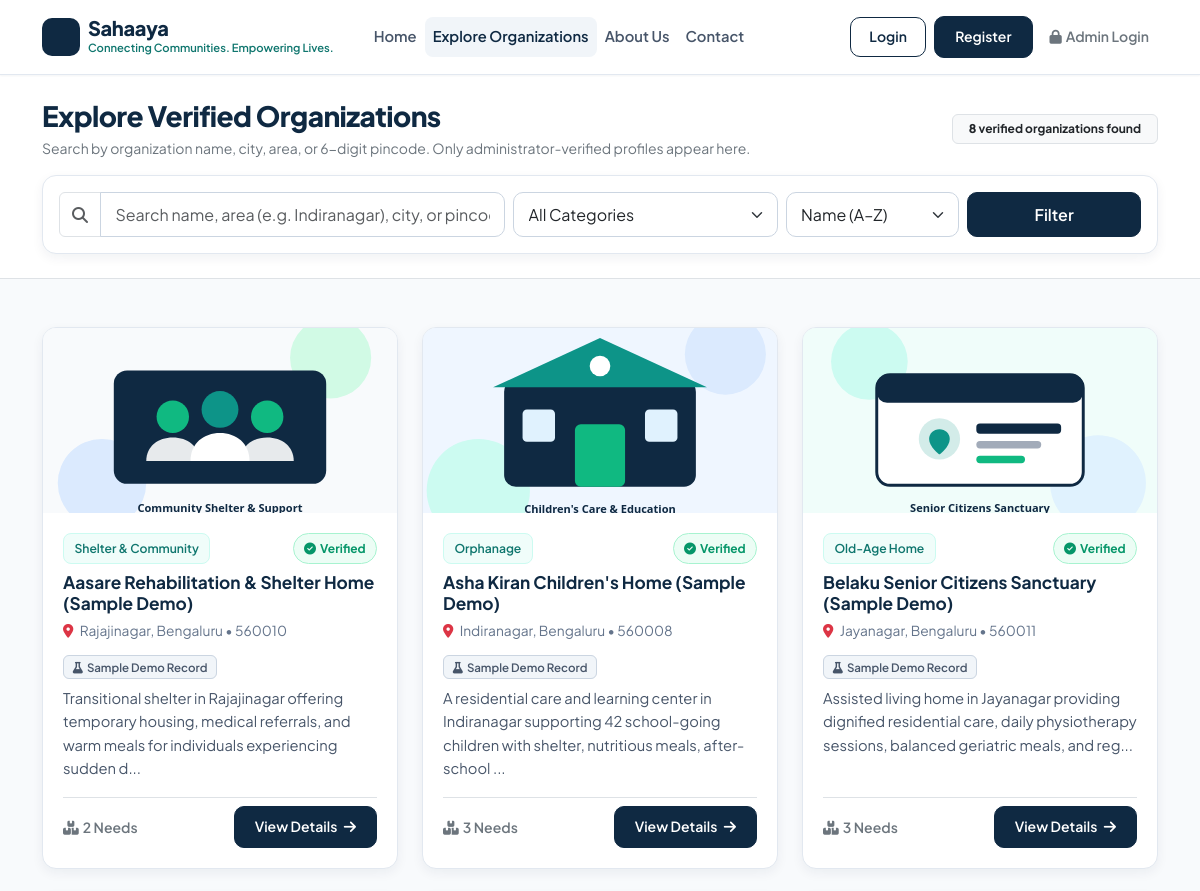
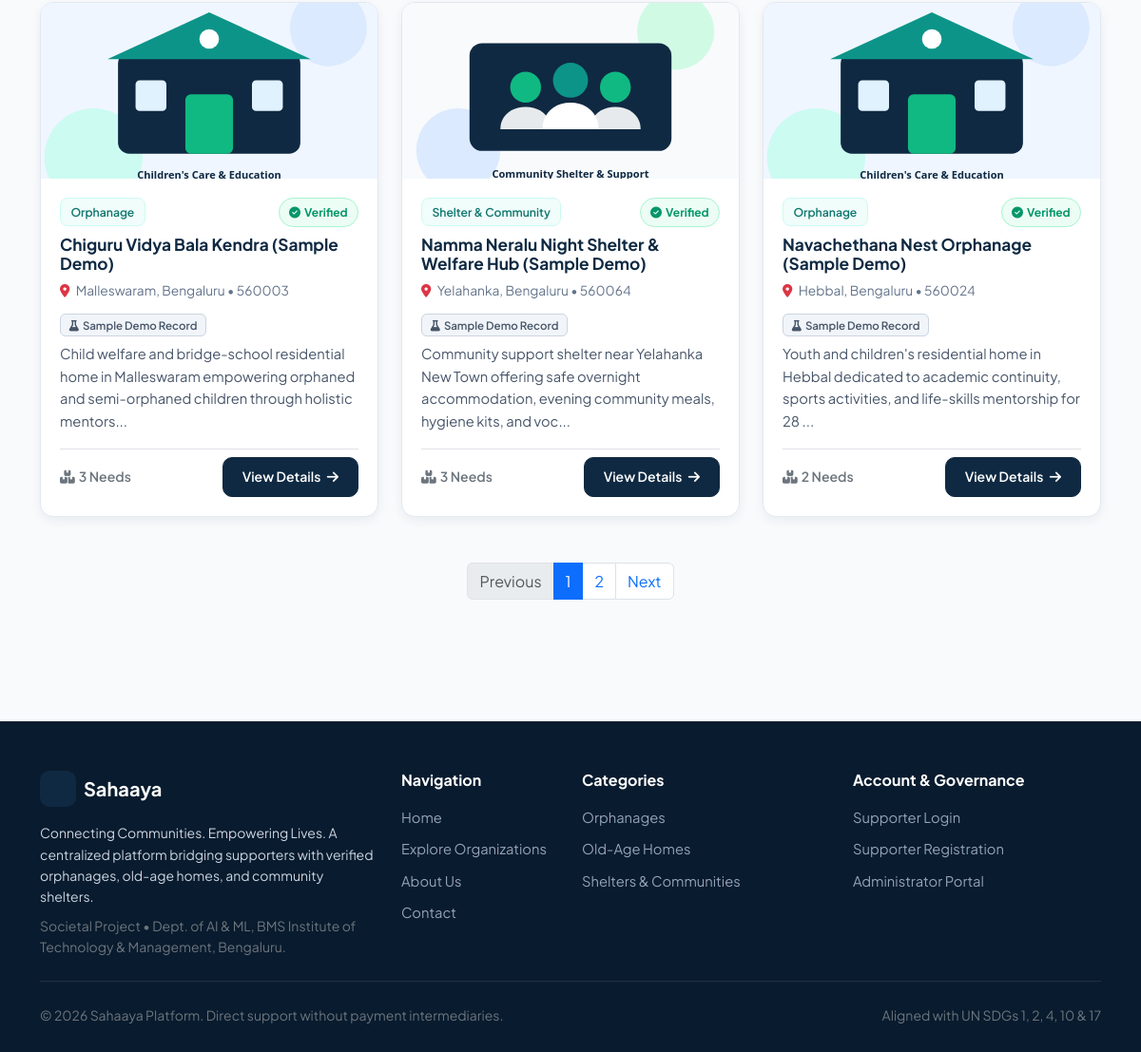
/explore, run on the app's committed database (2 pictures, top to bottom).
### tables this page shows
CREATE TABLE organizations (
    id INTEGER PRIMARY KEY AUTOINCREMENT,
    organization_name TEXT NOT NULL,
    category TEXT NOT NULL
        CHECK(category IN ('Orphanage', 'Old-Age Home', 'Shelter & Community')),
    description TEXT NOT NULL,
    address TEXT NOT NULL,
    area TEXT NOT NULL,
    city TEXT NOT NULL,
    state TEXT NOT NULL,
    pincode TEXT NOT NULL,
    contact_number TEXT NOT NULL,
    email TEXT NOT NULL,
    facilities TEXT NOT NULL DEFAULT '',
    image_filename TEXT NOT NULL DEFAULT '',
    verification_status TEXT NOT NULL DEFAULT 'Pending'
        CHECK(verification_status IN ('Pending', 'Approved', 'Rejected', 'Needs Correction')),
    verification_notes TEXT NOT NULL DEFAULT '',
    verified_by INTEGER REFERENCES admins(id) ON DELETE SET NULL,
    verification_date TEXT,
    data_source TEXT NOT NULL DEFAULT 'Admin Entry',
    last_checked_date TEXT NOT NULL DEFAULT '',
    is_sample_data INTEGER NOT NULL DEFAULT 0 CHECK(is_sample_data IN (0, 1)),
    created_at TEXT NOT NULL DEFAULT (datetime('now')),
    updated_at TEXT NOT NULL DEFAULT (datetime('now'))
);

### app.py (the view, shortened to what this page needs)
    @app.route("/explore")
    def explore():
        db = get_db()
        q = request.args.get("q", "").strip()[:100]
        category = request.args.get("category", "").strip()
        sort = request.args.get("sort", "name_asc").strip()
        page = request.args.get("page", 1, type=int)
        if page < 1:
            page = 1
        if category and category not in app.config["ORGANIZATION_CATEGORIES"]:
            category = ""
        where_clauses = ["o.verification_status = 'Approved'"]
        params = []
        if category:
            where_clauses.append("o.category = ?")
            params.append(category)
        where_sql = " AND ".join(where_clauses)
        order_map = {
            "name_asc": "o.organization_name ASC",
            "name_desc": "o.organization_name DESC",
            "recent": "o.verification_date DESC, o.id DESC",
        }
        order_sql = order_map.get(sort, "o.organization_name ASC")
        if sort not in order_map:
            sort = "name_asc"
        total_count = db.execute(
            f"SELECT COUNT(*) AS cnt FROM organizations o WHERE {where_sql}",
            params,
        ).fetchone()["cnt"]
        per_page = app.config["ORGANIZATIONS_PER_PAGE"]
        total_pages = max(1, (total_count + per_page - 1) // per_page)
        if page > total_pages:
            page = total_pages
        offset = (page - 1) * per_page
        orgs = db.execute(
            f"""
            SELECT o.*, COUNT(ar.id) AS req_count
            FROM organizations o
            LEFT JOIN assistance_requirements ar ON ar.organization_id = o.id
            WHERE {where_sql}
            GROUP BY o.id
            ORDER BY {order_sql}
            LIMIT ? OFFSET ?
            """,
            [*params, per_page, offset],
        ).fetchall()
        return render_template(
            "explore.html",
            organizations=orgs,
            total_count=total_count,
            total_pages=total_pages,
            current_page=page,
            q=q,
            selected_category=category,
            sort=sort,
        )

### templates/explore.html (shortened to what this page needs)
{% extends "base.html" %}
{% block content %}
<section class="py-4 bg-white border-bottom">
    <div class="container">
        <div class="d-flex flex-column flex-md-row justify-content-between align-items-md-center gap-3 mb-3">
            <div>
                <h1 class="h3 section-heading mb-1">Explore Verified Organizations</h1>
                <p class="text-secondary small mb-0">Search by organization name, city, area, or 6-digit pincode. Only administrator-verified profiles appear here.</p>
            </div>
            <div class="d-flex align-items-center gap-2">
                <span class="badge bg-light text-dark border px-3 py-2">
                    <strong>{{ total_count }}</strong> verified organization{{ '' if total_count == 1 else 's' }} found
                </span>
            </div>
        </div>
        <form id="exploreFilterForm" method="GET" action="{{ url_for('explore') }}" class="surface-card p-3">
            <div class="row g-2 align-items-center">
                <div class="col-lg-5">
                    <div class="search-input-wrap">
                        <div class="input-group">
                            <span class="input-group-text bg-white"><i class="fa-solid fa-magnifying-glass text-muted"></i></span>
                            <input type="text"
                                   id="exploreSearchInput"
                                   name="q"
                                   value="{{ q }}"
                                   class="form-control"
                                   placeholder="Search name, area (e.g. Indiranagar), city, or pincode..."
                                   autocomplete="off">
                        </div>
                    </div>
                </div>
                <div class="col-md-4 col-lg-3">
                    <select id="exploreCategorySelect" name="category" class="form-select">
                        <option value="">All Categories</option>
                    </select>
                </div>
                <div class="col-md-4 col-lg-2">
                    <select name="sort" class="form-select">
                        <option value="name_asc" {% if sort == 'name_asc' %}selected{% endif %}>Name (A–Z)</option>
                    </select>
                </div>
                <div class="col-md-4 col-lg-2 d-flex gap-2">
                    <button type="submit" class="btn btn-navy flex-grow-1">
                        Filter
                    </button>
                </div>
            </div>
        </form>
    </div>
</section>
<section class="py-5">
    <div class="container">
        {% if organizations %}
            <div class="row g-4">
                {% for org in organizations %}
                <div class="col-md-6 col-lg-4">
                    <article class="org-card">
                        <div class="org-card-img-wrap">
                            <img src="{{ url_for('static', filename='images/' + (org.image_filename or 'org-shelter.svg')) }}" alt="{{ org.organization_name }}" loading="lazy">
                        </div>
                        <div class="org-card-body">
                            <div class="d-flex flex-wrap justify-content-between align-items-center gap-2 mb-2">
                                <span class="badge-category">{{ org.category }}</span>
                                <span class="badge-verified"><i class="fa-solid fa-circle-check me-1"></i>Verified</span>
                            </div>
                            <h2 class="org-card-title">{{ org.organization_name }}</h2>
                            <div class="org-card-meta">
                                <i class="fa-solid fa-location-dot me-1 text-danger"></i>
                                {{ org.area }}, {{ org.city }} &bull; {{ org.pincode }}
                            </div>
                            {% if org.is_sample_data %}
                                <div class="mb-2">
                                    <span class="badge-sample"><i class="fa-solid fa-flask me-1"></i>Sample Demo Record</span>
                                </div>
                            {% endif %}
                            <p class="org-card-desc">
                                {{ org.description[:135] }}{% if org.description|length > 135 %}...{% endif %}
                            </p>
                            <div class="d-flex justify-content-between align-items-center pt-2 border-top">
                                <span class="small fw-semibold text-secondary">
                                    <i class="fa-solid fa-boxes-stacked me-1"></i>{{ org.req_count }} Needs
                                </span>
                                <a href="{{ url_for('organization_details', org_id=org.id) }}" class="btn btn-navy btn-sm">
                                    View Details <i class="fa-solid fa-arrow-right ms-1"></i>
                                </a>
                            </div>
                        </div>
                    </article>
                </div>
                {% endfor %}
            </div>
            {% if total_pages > 1 %}
            <nav aria-label="Organization pagination" class="mt-5">
                <ul class="pagination justify-content-center">
                    <li class="page-item {% if current_page <= 1 %}disabled{% endif %}">
                        <a class="page-link" href="{{ url_for('explore', q=q, category=selected_category, sort=sort, page=current_page - 1) }}">Previous</a>
                    </li>
                    {% for p in range(1, total_pages + 1) %}
                    <li class="page-item {% if p == current_page %}active{% endif %}">
                        <a class="page-link" href="{{ url_for('explore', q=q, category=selected_category, sort=sort, page=p) }}">{{ p }}</a>
                    </li>
                    {% endfor %}
                    <li class="page-item {% if current_page >= total_pages %}disabled{% endif %}">
                        <a class="page-link" href="{{ url_for('explore', q=q, category=selected_category, sort=sort, page=current_page + 1) }}">Next</a>
                    </li>
                </ul>
            </nav>
            {% endif %}
        {% endif %}
    </div>
</section>
{% endblock %}

### templates/base.html (shortened to what this page needs)
<!DOCTYPE html>
<html lang="en">
<head>
    <link href="https://cdn.jsdelivr.net/npm/bootstrap@5.3.3/dist/css/bootstrap.min.css" rel="stylesheet">
    <link href="https://cdnjs.cloudflare.com/ajax/libs/font-awesome/6.5.2/css/all.min.css" rel="stylesheet">
    <link rel="stylesheet" href="{{ url_for('static', filename='css/style.css') }}">
    <link rel="stylesheet" href="{{ url_for('static', filename='css/dashboard.css') }}">
    <link rel="stylesheet" href="{{ url_for('static', filename='css/responsive.css') }}">
</head>
<body>
    <nav class="navbar navbar-expand-lg sahaaya-navbar sticky-top">
        <div class="container">
            <a class="navbar-brand d-flex align-items-center gap-2" href="{{ url_for('index') }}">
                <span class="navbar-brand-mark"></span>
                <span>
                    <span class="brand-title d-block">Sahaaya</span>
                    <span class="brand-tagline-mini">Connecting Communities. Empowering Lives.</span>
                </span>
            </a>
            <div class="collapse navbar-collapse" id="mainNavbar">
                <ul class="navbar-nav me-auto mb-2 mb-lg-0 ms-lg-3">
                    <li class="nav-item">
                        <a class="nav-link {% if request.endpoint == 'index' %}active{% endif %}" href="{{ url_for('index') }}">Home</a>
                    </li>
                    <li class="nav-item">
                        <a class="nav-link {% if request.endpoint in ['explore', 'organization_details'] %}active{% endif %}" href="{{ url_for('explore') }}">Explore Organizations</a>
                    </li>
                    <li class="nav-item">
                        <a class="nav-link {% if request.endpoint == 'about' %}active{% endif %}" href="{{ url_for('about') }}">About Us</a>
                    </li>
                    <li class="nav-item">
                        <a class="nav-link {% if request.endpoint == 'contact' %}active{% endif %}" href="{{ url_for('contact') }}">Contact</a>
                    </li>
                </ul>
                <div class="d-flex flex-wrap align-items-center gap-2">
                    {% if session.get('role') == 'admin' %}
                        <a href="{{ url_for('admin_dashboard') }}" class="btn btn-teal btn-sm">
                            <i class="fa-solid fa-shield-halved me-1"></i> Admin Panel
                        </a>
                        <form method="POST" action="{{ url_for('logout') }}" class="d-inline">
                            <input type="hidden" name="csrf_token" value="{{ csrf_token() }}">
                            <button type="submit" class="btn btn-outline-navy btn-sm">Logout</button>
                        </form>
                    {% else %}
                        <a href="{{ url_for('login') }}" class="btn btn-outline-navy btn-sm">Login</a>
                        <a href="{{ url_for('register') }}" class="btn btn-navy btn-sm">Register</a>
                        <a href="{{ url_for('admin_login') }}" class="btn btn-link btn-sm text-decoration-none text-secondary fw-semibold">
                            <i class="fa-solid fa-lock me-1"></i>Admin Login
                        </a>
                    {% endif %}
                </div>
            </div>
        </div>
    </nav>
    <main>
        {% block content %}{% endblock %}
    </main>
    {% block footer %}
    <footer class="sahaaya-footer">
        <div class="container">
            <div class="row g-4">
                <div class="col-lg-4">
                    <div class="d-flex align-items-center gap-2 mb-3">
                        <span class="navbar-brand-mark bg-teal"></span>
                        <span class="h5 text-white fw-bold mb-0">Sahaaya</span>
                    </div>
                    <p class="small mb-2">
                        Connecting Communities. Empowering Lives. A centralized platform bridging supporters with verified orphanages, old-age homes, and community shelters.
                    </p>
                    <p class="small text-secondary mb-0">
                        Societal Project &bull; Dept. of AI &amp; ML, BMS Institute of Technology &amp; Management, Bengaluru.
                    </p>
                </div>
                <div class="col-6 col-lg-2">
                    <h6>Navigation</h6>
                    <ul class="list-unstyled d-grid gap-2">
                        <li><a href="{{ url_for('index') }}">Home</a></li>
                        <li><a href="{{ url_for('explore') }}">Explore Organizations</a></li>
                        <li><a href="{{ url_for('about') }}">About Us</a></li>
                        <li><a href="{{ url_for('contact') }}">Contact</a></li>
                    </ul>
                </div>
                <div class="col-6 col-lg-3">
                    <h6>Categories</h6>
                    <ul class="list-unstyled d-grid gap-2">
                        <li><a href="{{ url_for('explore', category='Orphanage') }}">Orphanages</a></li>
                        <li><a href="{{ url_for('explore', category='Old-Age Home') }}">Old-Age Homes</a></li>
                        <li><a href="{{ url_for('explore', category='Shelter & Community') }}">Shelters &amp; Communities</a></li>
                    </ul>
                </div>
                <div class="col-lg-3">
                    <h6>Account &amp; Governance</h6>
                    <ul class="list-unstyled d-grid gap-2">
                        <li><a href="{{ url_for('login') }}">Supporter Login</a></li>
                        <li><a href="{{ url_for('register') }}">Supporter Registration</a></li>
                        <li><a href="{{ url_for('admin_login') }}">Administrator Portal</a></li>
                    </ul>
                </div>
            </div>
            <hr class="border-secondary opacity-25 my-4">
            <div class="d-flex flex-column flex-md-row justify-content-between align-items-center small text-secondary gap-2">
                <span>&copy; 2026 Sahaaya Platform. Direct support without payment intermediaries.</span>
                <span>Aligned with UN SDGs 1, 2, 4, 10 &amp; 17</span>
            </div>
        </div>
    </footer>
    {% endblock %}
</body>
</html>

### data on the page
organizations: image_filename (picture), category "Shelter & Community", organization_name "Aasare Rehabilitation & Shelter Home (Sample Demo)", area "Rajajinagar", city "Bengaluru", pincode "560010", is_sample_data 1 (drawn), description "Transitional shelter in Rajajinagar offering temporary housing, medical referrals, and warm meals for individuals experiencing sudden d", req_count "2"
organizations: image_filename (picture), category "Orphanage", organization_name "Asha Kiran Children's Home (Sample Demo)", area "Indiranagar", city "Bengaluru", pincode "560008", is_sample_data 1 (drawn), description "A residential care and learning center in Indiranagar supporting 42 school-going children with shelter, nutritious meals, after-school", req_count "3"
organizations: image_filename (picture), category "Old-Age Home", organization_name "Belaku Senior Citizens Sanctuary (Sample Demo)", area "Jayanagar", city "Bengaluru", pincode "560011", is_sample_data 1 (drawn), description "Assisted living home in Jayanagar providing dignified residential care, daily physiotherapy sessions, balanced geriatric meals, and reg", req_count "3"
organizations: image_filename (picture), category "Orphanage", organization_name "Chiguru Vidya Bala Kendra (Sample Demo)", area "Malleswaram", city "Bengaluru", pincode "560003", is_sample_data 1 (drawn), description "Child welfare and bridge-school residential home in Malleswaram empowering orphaned and semi-orphaned children through holistic mentors", req_count "3"
organizations: image_filename (picture), category "Shelter & Community", organization_name "Namma Neralu Night Shelter & Welfare Hub (Sample Demo)", area "Yelahanka", city "Bengaluru", pincode "560064", is_sample_data 1 (drawn), description "Community support shelter near Yelahanka New Town offering safe overnight accommodation, evening community meals, hygiene kits, and voc", req_count "3"
organizations: image_filename (picture), category "Orphanage", organization_name "Navachethana Nest Orphanage (Sample Demo)", area "Hebbal", city "Bengaluru", pincode "560024", is_sample_data 1 (drawn), description "Youth and children's residential home in Hebbal dedicated to academic continuity, sports activities, and life-skills mentorship for 28", req_count "2"

### other printed values
{{ total_count }} "8"
{{ '' if total_count == 1 else 's' }} "s"
{{ p }} "1" "2"
